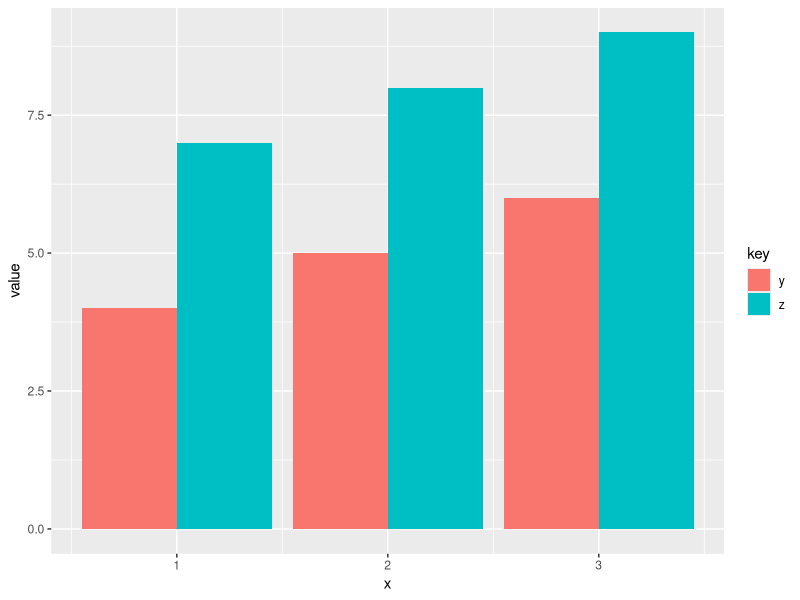
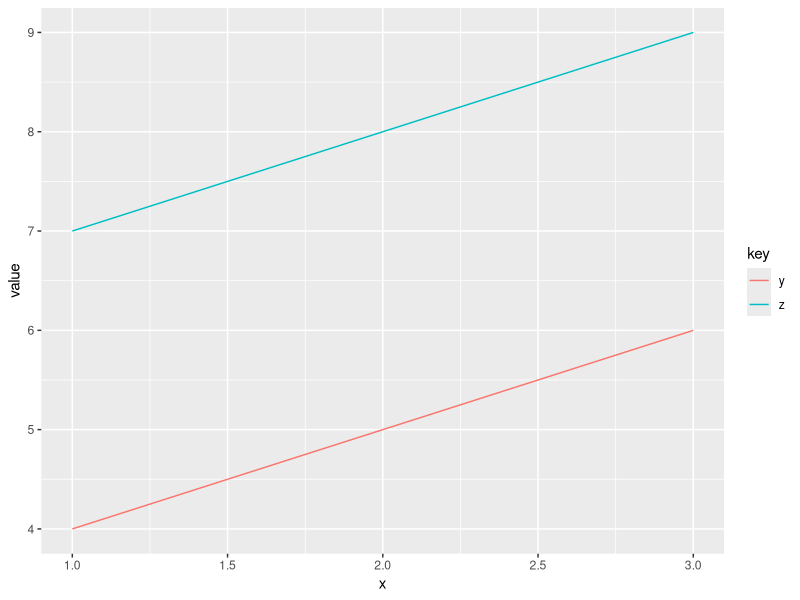

These figures' R source, in order:
## ---- chunk 1

knitr::opts_chunk$set(echo = TRUE)

## ---- chunk 2

library(ggplot2) # beautiful graphs

library(tidyr) # tidy data

## ---- chunk 3

x <- c(1,2,3) # independent variable

y <- c(4,5,6) # first outcome

z <- c(7,8,9) # second outcome

mydata <-data.frame(x,y,z)

mydata # replay mydata

## ---- chunk 4

myReshapedData <- gather(mydata, # dataframe
                         key, # name of column for key
                         value, # name of column for value
                         2:3) # columns to gather

myReshapedData # replay myReshapedData

## ---- chunk 5

ggplot(myReshapedData, # data I am using
       aes(x = x, # x is x
           y = value, # y is value
           fill = key)) + # fill is key
  geom_bar(stat = "identity", # stat is 'identity'
           position = position_dodge()) # unstack bars

## ---- chunk 6

ggplot(myReshapedData, # data I am using
       aes(x = x, # x is x
           y = value, # y is value
           color = key, # color is key
           group = key)) + # line needs a group aesthetic
  geom_line()

